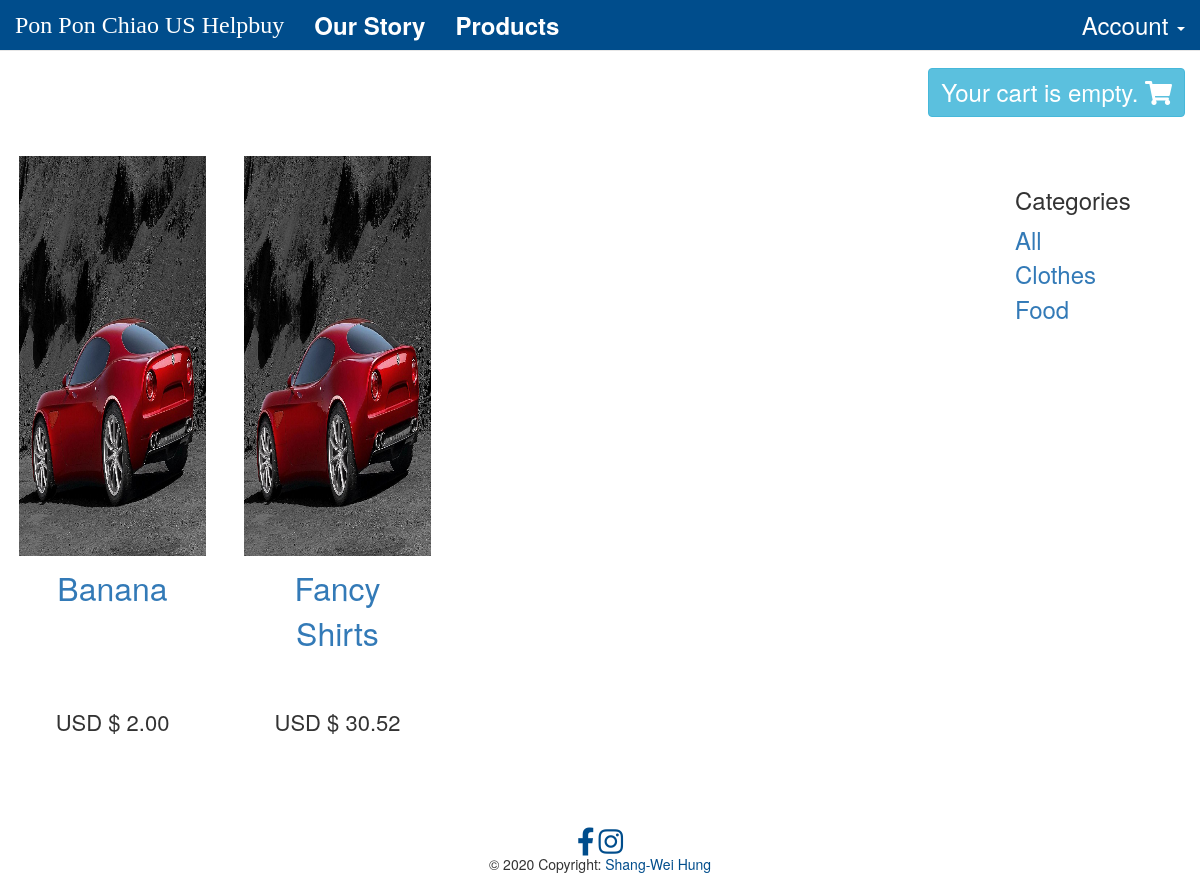
The app's page /, older data.
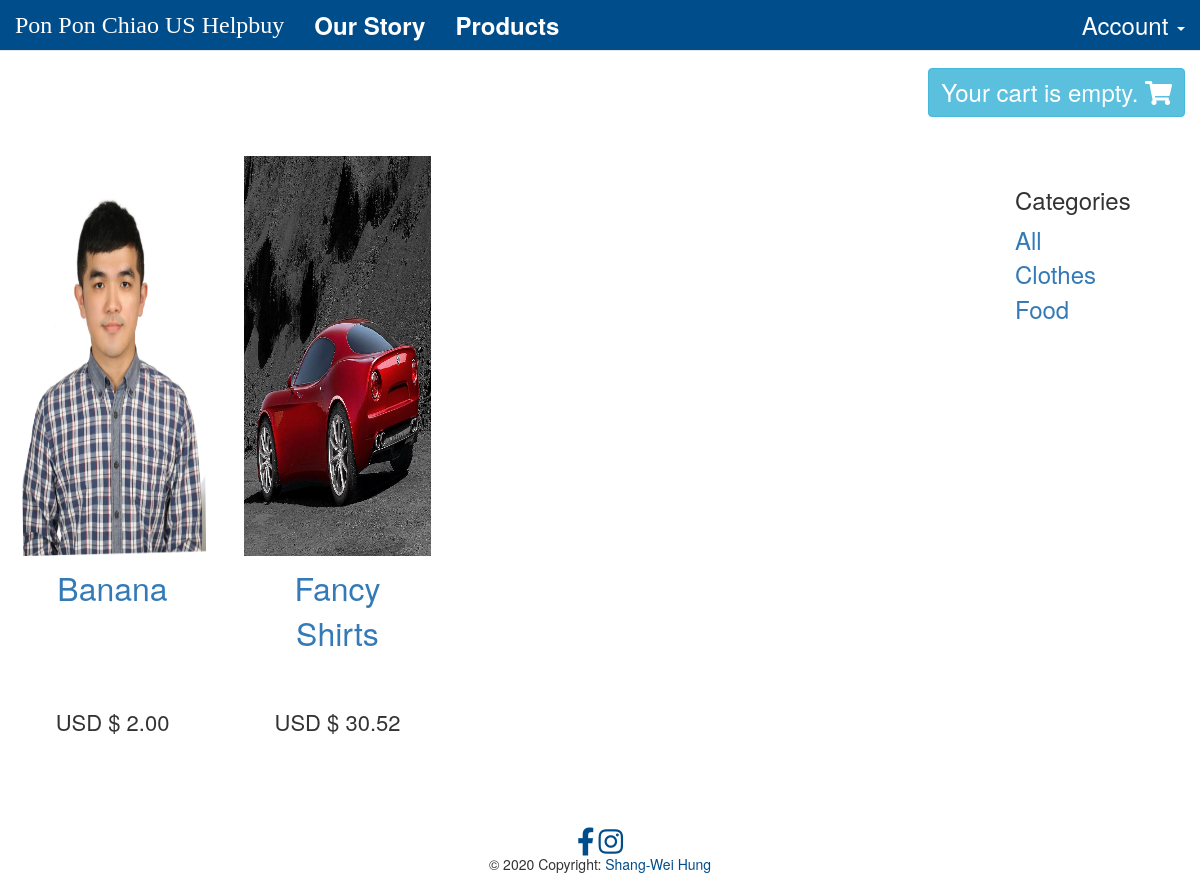
The same page, newer data.
### shop/models.py (models this page shows, shortened)
class Product(models.Model):
    category = models.ForeignKey(Category, related_name='products', on_delete=models.CASCADE)
    name = models.CharField(max_length=100, db_index=True)
    slug = models.SlugField(max_length=100, db_index=True)
    description = models.TextField(blank=True)
    price = models.DecimalField(max_digits=10, decimal_places=2)
    available = models.BooleanField(default=True)
    stock = models.PositiveIntegerField()
    created_at = models.DateTimeField(auto_now_add=True)
    updated_at = models.DateTimeField(auto_now=True)
    image = models.ImageField(upload_to='products/%Y/%m/%d',blank=True)
    class Meta:
        ordering = ('name',)
        index_together = (('id','slug'))
    def get_absolute_url(self):
        return reverse('shop:product_detail',
                        args=[self.id, self.slug])

### shop/views.py (the view)
# urls.py: url(r'^$', product_list, name='product_list'),  # $:End of string
def product_list(request, category_slug = None ):
    category = None
    categories = Category.objects.all()
    products = Product.objects.filter(available=True)
    if category_slug:
        category = get_object_or_404(Category, slug=category_slug)
        products = Product.objects.filter(category=category)
    context = {    # containing the data to insert into the placeholders.
        'category': category,
        'categories': categories,
        'products': products
    }
    return render(request, 'shop/product/list.html', context)

### cart/cart.py (called while the page is built)
    def __len__(self):
        return sum(item['quantity'] for item in self.cart.values())

### cart/context_processors.py (called while the page is built)
def cart(request):
    return {'cart': Cart(request)}

### shop/models.py (called while the page is built)
    def get_absolute_url(self):
        return reverse('shop:product_list_by_category',
                       args= [self.slug] )

### shop/templates/shop/product/list.html (shortened to what this page needs)
{% extends 'shop/base.html' %}
{% load static %}
{% block content %}
<div class="container-fluid">
    <div class="row" style="margin-top: 3%">
      <div class="col-md-9 col-sm-10 blog-main">
        <div class="blog-post">
            <div class="row">
                {% for product in products %}
                    <div class="col-md-3 col-sm-6 col-xs-12">
                      <div class="thumbnail">
                          <a href="{{ product.get_absolute_url }}">
                              <img src="{% if product.image %} {{ product.image.url }} {% else %} {% static 'img/default.jpg' %} {% endif %}" alt="..." style="height: 400px; width: auto">
                          </a>
                          <div class="caption">
                              <p class="text-center list-title">
                                  <a href="{{ product.get_absolute_url }}">{{ product.name }}</a>
                              </p>
                          </div>
                          <div>
                              <p class="text-center list-price">USD $ {{ product.price }}</p>
                          </div>
                      </div>
                    </div>
                {% endfor %}
            </div>
        </div>
      </div>
      <div class="col-md-2 col-md-offset-1 col-sm-2 blog-sidebar">
        <div class="sidebar-module">
          <h3>Categories</h3>
          <ol class="list-unstyled">
            <li {% if not category %} class="active"{% endif %}><a href="{% url 'shop:product_list' %}"  style="font-size: 24px">All</a></li>
          {% for cat in categories %}
            <li {% if category.slug == cat.slug %} class="active"{% endif %}>
                <a href="{{ cat.get_absolute_url }}" style="font-size: 24px">{{ cat.name }}</a>
            </li>
          {% endfor %}
          </ol>
        </div>
      </div>
    </div>
  </div>
{% endblock %}

Row changes from the older to the newer data that the page shows:
changed Product "Banana": image: picture added in place of a placeholder
